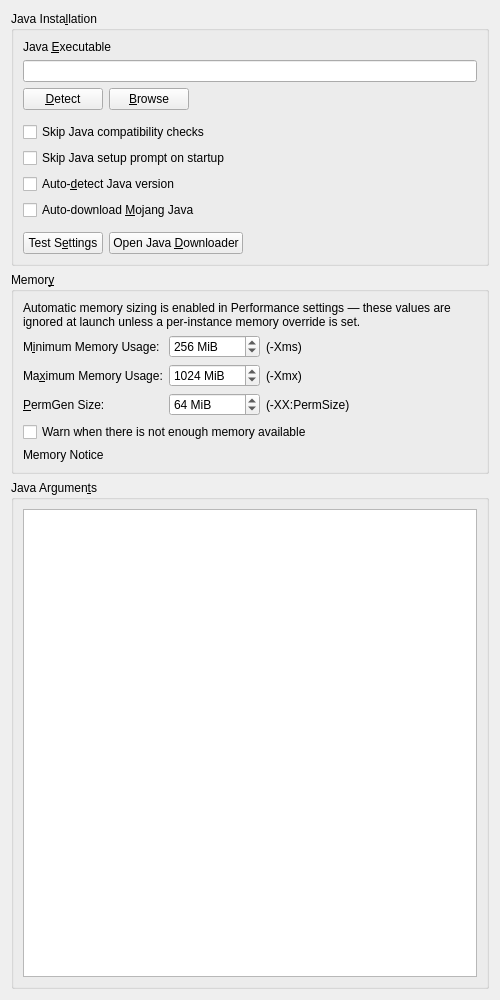
<?xml version="1.0" encoding="UTF-8"?>
<ui version="4.0">
 <class>JavaSettingsWidget</class>
 <widget class="QWidget" name="JavaSettingsWidget">
  <property name="geometry">
   <rect>
    <x>0</x>
    <y>0</y>
    <width>500</width>
    <height>1000</height>
   </rect>
  </property>
  <property name="windowTitle">
   <string>Form</string>
  </property>
  <layout class="QVBoxLayout" name="verticalLayout" stretch="0,0,1">
   <item>
    <widget class="QGroupBox" name="javaInstallationGroupBox">
     <property name="enabled">
      <bool>true</bool>
     </property>
     <property name="title">
      <string>Java Insta&amp;llation</string>
     </property>
     <property name="checkable">
      <bool>false</bool>
     </property>
     <property name="checked">
      <bool>false</bool>
     </property>
     <layout class="QGridLayout" name="gridLayout_2">
      <item row="7" column="0">
       <widget class="QCheckBox" name="autodetectJavaCheckBox">
        <property name="text">
         <string>Auto-&amp;detect Java version</string>
        </property>
       </widget>
      </item>
      <item row="2" column="0">
       <layout class="QHBoxLayout" name="horizontalLayout">
        <item>
         <widget class="QPushButton" name="javaDetectBtn">
          <property name="text">
           <string>&amp;Detect</string>
          </property>
         </widget>
        </item>
        <item>
         <widget class="QPushButton" name="javaBrowseBtn">
          <property name="text">
           <string>&amp;Browse</string>
          </property>
         </widget>
        </item>
        <item>
         <spacer name="horizontalSpacer">
          <property name="orientation">
           <enum>Qt::Orientation::Horizontal</enum>
          </property>
          <property name="sizeHint" stdset="0">
           <size>
            <width>40</width>
            <height>20</height>
           </size>
          </property>
         </spacer>
        </item>
       </layout>
      </item>
      <item row="10" column="0">
       <layout class="QHBoxLayout" name="horizontalLayout_4">
        <item>
         <widget class="QPushButton" name="javaTestBtn">
          <property name="text">
           <string>Test S&amp;ettings</string>
          </property>
         </widget>
        </item>
        <item>
         <widget class="QPushButton" name="javaDownloadBtn">
          <property name="text">
           <string>Open Java &amp;Downloader</string>
          </property>
         </widget>
        </item>
        <item>
         <spacer name="horizontalSpacer_7">
          <property name="orientation">
           <enum>Qt::Orientation::Horizontal</enum>
          </property>
          <property name="sizeHint" stdset="0">
           <size>
            <width>0</width>
            <height>0</height>
           </size>
          </property>
         </spacer>
        </item>
       </layout>
      </item>
      <item row="9" column="0">
       <spacer name="verticalSpacer_4">
        <property name="orientation">
         <enum>Qt::Orientation::Vertical</enum>
        </property>
        <property name="sizeType">
         <enum>QSizePolicy::Policy::Fixed</enum>
        </property>
        <property name="sizeHint" stdset="0">
         <size>
          <width>0</width>
          <height>6</height>
         </size>
        </property>
       </spacer>
      </item>
      <item row="8" column="0">
       <widget class="QCheckBox" name="autodownloadJavaCheckBox">
        <property name="toolTip">
         <string>Automatically downloads and selects the Java build recommended by Mojang.</string>
        </property>
        <property name="text">
         <string>Auto-download &amp;Mojang Java</string>
        </property>
       </widget>
      </item>
      <item row="4" column="0">
       <widget class="QCheckBox" name="skipCompatibilityCheckBox">
        <property name="toolTip">
         <string>If enabled, the launcher will not check if an instance is compatible with the selected Java version.</string>
        </property>
        <property name="text">
         <string>Skip Java compatibility checks</string>
        </property>
       </widget>
      </item>
      <item row="1" column="0">
       <widget class="QLineEdit" name="javaPathTextBox"/>
      </item>
      <item row="0" column="0">
       <widget class="QLabel" name="label_4">
        <property name="text">
         <string>Java &amp;Executable</string>
        </property>
        <property name="buddy">
         <cstring>javaPathTextBox</cstring>
        </property>
       </widget>
      </item>
      <item row="5" column="0">
       <widget class="QCheckBox" name="skipWizardCheckBox">
        <property name="toolTip">
         <string>If enabled, the launcher won't prompt you to choose a Java version if one is not found on startup.</string>
        </property>
        <property name="text">
         <string>Skip Java setup prompt on startup</string>
        </property>
       </widget>
      </item>
      <item row="3" column="0">
       <spacer name="verticalSpacer_5">
        <property name="orientation">
         <enum>Qt::Orientation::Vertical</enum>
        </property>
        <property name="sizeType">
         <enum>QSizePolicy::Policy::Fixed</enum>
        </property>
        <property name="sizeHint" stdset="0">
         <size>
          <width>0</width>
          <height>6</height>
         </size>
        </property>
       </spacer>
      </item>
     </layout>
    </widget>
   </item>
   <item>
    <widget class="QGroupBox" name="memoryGroupBox">
     <property name="enabled">
      <bool>true</bool>
     </property>
     <property name="title">
      <string>Memor&amp;y</string>
     </property>
     <property name="checkable">
      <bool>false</bool>
     </property>
     <property name="checked">
      <bool>false</bool>
     </property>
     <layout class="QVBoxLayout" name="verticalLayout_2">
      <item>
       <widget class="QLabel" name="smartHeapNotice">
        <property name="text">
         <string>Automatic memory sizing is enabled in Performance settings — these values are ignored at launch unless a per-instance memory override is set.</string>
        </property>
        <property name="wordWrap">
         <bool>true</bool>
        </property>
       </widget>
      </item>
      <item>
       <layout class="QFormLayout" name="formLayout">
        <item row="0" column="0">
         <widget class="QLabel" name="labelMinMem">
          <property name="text">
           <string>M&amp;inimum Memory Usage:</string>
          </property>
          <property name="buddy">
           <cstring>minMemSpinBox</cstring>
          </property>
         </widget>
        </item>
        <item row="0" column="1">
         <layout class="QHBoxLayout" name="horizontalLayout_3">
          <item>
           <widget class="QSpinBox" name="minMemSpinBox">
            <property name="sizePolicy">
             <sizepolicy hsizetype="Maximum" vsizetype="Fixed">
              <horstretch>0</horstretch>
              <verstretch>0</verstretch>
             </sizepolicy>
            </property>
            <property name="toolTip">
             <string>The amount of memory Minecraft is started with.</string>
            </property>
            <property name="suffix">
             <string notr="true"> MiB</string>
            </property>
            <property name="minimum">
             <number>8</number>
            </property>
            <property name="maximum">
             <number>1048576</number>
            </property>
            <property name="singleStep">
             <number>128</number>
            </property>
            <property name="value">
             <number>256</number>
            </property>
           </widget>
          </item>
          <item>
           <widget class="QLabel" name="label">
            <property name="text">
             <string>(-Xms)</string>
            </property>
           </widget>
          </item>
         </layout>
        </item>
        <item row="1" column="0">
         <widget class="QLabel" name="labelMaxMem">
          <property name="text">
           <string>Ma&amp;ximum Memory Usage:</string>
          </property>
          <property name="buddy">
           <cstring>maxMemSpinBox</cstring>
          </property>
         </widget>
        </item>
        <item row="1" column="1">
         <layout class="QHBoxLayout" name="horizontalLayout_5">
          <item>
           <widget class="QSpinBox" name="maxMemSpinBox">
            <property name="sizePolicy">
             <sizepolicy hsizetype="Maximum" vsizetype="Fixed">
              <horstretch>0</horstretch>
              <verstretch>0</verstretch>
             </sizepolicy>
            </property>
            <property name="toolTip">
             <string>The maximum amount of memory Minecraft is allowed to use.</string>
            </property>
            <property name="suffix">
             <string notr="true"> MiB</string>
            </property>
            <property name="minimum">
             <number>8</number>
            </property>
            <property name="maximum">
             <number>1048576</number>
            </property>
            <property name="singleStep">
             <number>128</number>
            </property>
            <property name="value">
             <number>1024</number>
            </property>
           </widget>
          </item>
          <item>
           <widget class="QLabel" name="label_2">
            <property name="text">
             <string>(-Xmx)</string>
            </property>
           </widget>
          </item>
         </layout>
        </item>
        <item row="2" column="0">
         <widget class="QLabel" name="label_11">
          <property name="text">
           <string>&amp;PermGen Size:</string>
          </property>
          <property name="buddy">
           <cstring>permGenSpinBox</cstring>
          </property>
         </widget>
        </item>
        <item row="2" column="1">
         <layout class="QHBoxLayout" name="horizontalLayout_6">
          <item>
           <widget class="QSpinBox" name="permGenSpinBox">
            <property name="sizePolicy">
             <sizepolicy hsizetype="Maximum" vsizetype="Fixed">
              <horstretch>0</horstretch>
              <verstretch>0</verstretch>
             </sizepolicy>
            </property>
            <property name="toolTip">
             <string>The amount of memory available to store loaded Java classes.</string>
            </property>
            <property name="suffix">
             <string notr="true"> MiB</string>
            </property>
            <property name="minimum">
             <number>4</number>
            </property>
            <property name="maximum">
             <number>1048576</number>
            </property>
            <property name="singleStep">
             <number>8</number>
            </property>
            <property name="value">
             <number>64</number>
            </property>
           </widget>
          </item>
          <item>
           <widget class="QLabel" name="label_3">
            <property name="text">
             <string>(-XX:PermSize)</string>
            </property>
           </widget>
          </item>
         </layout>
        </item>
       </layout>
      </item>
      <item>
       <widget class="QCheckBox" name="lowMemWarningCheckBox">
        <property name="text">
         <string>Warn when there is not enough memory available</string>
        </property>
       </widget>
      </item>
      <item>
       <widget class="QLabel" name="labelMaxMemNotice">
        <property name="text">
         <string>Memory Notice</string>
        </property>
       </widget>
      </item>
     </layout>
    </widget>
   </item>
   <item>
    <widget class="QGroupBox" name="javaArgumentsGroupBox">
     <property name="enabled">
      <bool>true</bool>
     </property>
     <property name="title">
      <string>Java Argumen&amp;ts</string>
     </property>
     <property name="checkable">
      <bool>false</bool>
     </property>
     <property name="checked">
      <bool>false</bool>
     </property>
     <layout class="QGridLayout" name="gridLayout_6">
      <item row="1" column="1">
       <widget class="QPlainTextEdit" name="jvmArgsTextBox"/>
      </item>
     </layout>
    </widget>
   </item>
  </layout>
 </widget>
 <tabstops>
  <tabstop>javaPathTextBox</tabstop>
  <tabstop>javaDetectBtn</tabstop>
  <tabstop>javaBrowseBtn</tabstop>
  <tabstop>skipCompatibilityCheckBox</tabstop>
  <tabstop>skipWizardCheckBox</tabstop>
  <tabstop>autodetectJavaCheckBox</tabstop>
  <tabstop>autodownloadJavaCheckBox</tabstop>
  <tabstop>javaTestBtn</tabstop>
  <tabstop>javaDownloadBtn</tabstop>
  <tabstop>minMemSpinBox</tabstop>
  <tabstop>maxMemSpinBox</tabstop>
  <tabstop>permGenSpinBox</tabstop>
  <tabstop>lowMemWarningCheckBox</tabstop>
  <tabstop>jvmArgsTextBox</tabstop>
 </tabstops>
 <resources/>
 <connections/>
</ui>
